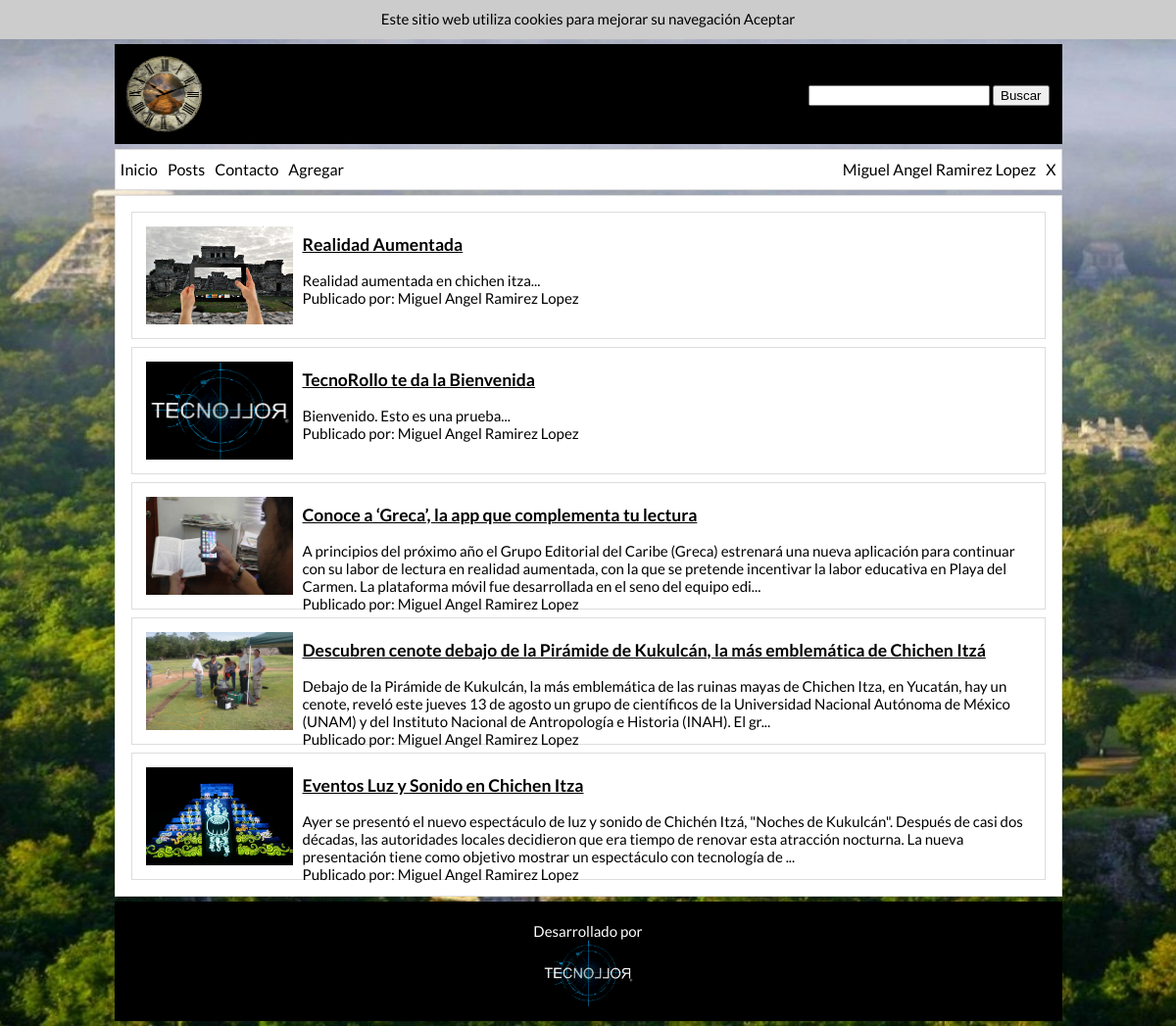
Screenshot of / (signed in) with the database file from the repository.
### tables this page shows
CREATE TABLE IF NOT EXISTS `z_posts` (
  `id` int(11) NOT NULL AUTO_INCREMENT,
  `titulo` varchar(100) NOT NULL,
  `imagen` varchar(100) DEFAULT NULL,
  `mensaje` text NOT NULL,
  `autor` int(11) NOT NULL,
  PRIMARY KEY (`id`)
);

CREATE TABLE IF NOT EXISTS `z_users` (
  `id` int(11) NOT NULL AUTO_INCREMENT,
  `user` varchar(100) NOT NULL,
  `password` varchar(100) NOT NULL,
  PRIMARY KEY (`id`)
);

### conexion.php (called while the page is built, shortened)
<?php
    $hostname_conexion = "db620985971.db.1and1.com";
	$database_conexion = "db620985971";
	$username_conexion = "dbo620985971";
	$password_conexion = "agentemd";
	$conexion = mysql_pconnect($hostname_conexion, $username_conexion, $password_conexion) or trigger_error(mysql_error(),E_USER_ERROR);
	include('inc/funciones.php');
?>

### inc/funciones.php (called while the page is built, shortened)
<?php
if (!function_exists("GetSQLValueString")) {
	function GetSQLValueString($theValue, $theType, $theDefinedValue = "", $theNotDefinedValue = "")
	{
	  $theValue = function_exists("mysql_real_escape_string") ? mysql_real_escape_string($theValue) : mysql_escape_string($theValue);
	  switch ($theType) {
		case "long":
		case "int":
		  $theValue = ($theValue != "") ? intval($theValue) : "NULL";
		  break;
	  }
	  return $theValue;
	}
}
function nombre($iduser){
	 global $database_conexion, $conexion;
	$query_DatosFuncion = sprintf("SELECT user FROM z_users WHERE id=%s",
		GetSQLValueString($iduser, "int"));
	$DatosFuncion = mysql_query($query_DatosFuncion, $conexion) or die(mysql_error());
	$row_DatosFuncion = mysql_fetch_assoc($DatosFuncion);
    return $row_DatosFuncion['user'];
}
?>

### inc/listado.php (the view, shortened to what this page needs)
<?php
    $query_DatosPost = "SELECT * FROM z_posts ORDER BY id DESC";
    $DatosPost = mysql_query($query_DatosPost, $conexion) or die(mysql_error());
    $row_DatosPost = mysql_fetch_assoc($DatosPost);
    $totalRows_DatosPost = mysql_num_rows($DatosPost);
?>
<?php if ($totalRows_DatosPost!=0){?>
<?php do {?>
<div id="listado">
<?php if ($row_DatosPost['imagen'] !=''){?>
<img src="<?php echo "" ?>img/upload/<?php echo $row_DatosPost['imagen'] ?>" width="150" height="100" class="mi_miniatura">
<?php }?>
<a href="<?php echo "" ?>ver_post.php?id=<?php echo $row_DatosPost['id'] ?>"><h3><?php echo $row_DatosPost['titulo'];?></h3></a>
<span><?php $cortar=substr($row_DatosPost['mensaje'], 0, 305)."..."; echo $cortar;?></span><br>
<?php echo "Publicado por: ".nombre($row_DatosPost['autor']);?>
</div>
<?php } while ($row_DatosPost = mysql_fetch_assoc($DatosPost));?>
<?php } else echo 'No hay anuncios';?>

### css/estilos.css (style rules this page uses)
html { background: url(../img/fondo.jpg) no-repeat fixed center transparent ; -webkit-background-size: cover; -moz-background-size: cover; -o-background-size: cover; background-size: cover; }
body { margin:0px; font-size:15px; font-family: 'Lato', sans-serif; }
a { color:#000; }
#listado { height:120px; border:1px solid #ddd; margin:8px; padding:4px; }
.mi_miniatura { padding: 10px; float: left; }

### rows the page displays
z_posts: imagen (picture), titulo "Realidad Aumentada", mensaje "Realidad aumentada en chichen itza...", autor.user "Miguel Angel Ramirez Lopez"
z_posts: imagen (picture), titulo "TecnoRollo te da la Bienvenida", mensaje "Bienvenido. Esto es una prueba...", autor.user "Miguel Angel Ramirez Lopez"
z_posts: imagen (picture), titulo "Conoce a ‘Greca’, la app que complementa tu lectura", mensaje "A principios del próximo año el Grupo Editorial del Caribe (Greca) estrenará una nueva aplicación para continuar con su labor de lectura en realidad aumentada, con la que se pretende incentivar la labor educativa en Playa del Carmen. La plataforma móvil fue desarrollada en el seno del equipo edi...", autor.user "Miguel Angel Ramirez Lopez"
z_posts: imagen (picture), titulo "Descubren cenote debajo de la Pirámide de Kukulcán, la más emblemática de Chichen Itzá", mensaje "Debajo de la Pirámide de Kukulcán, la más emblemática de las ruinas mayas de Chichen Itza, en Yucatán, hay un cenote, reveló este jueves 13 de agosto un grupo de científicos de la Universidad Nacional Autónoma de México (UNAM) y del Instituto Nacional de Antropología e Historia (INAH). El gr...", autor.user "Miguel Angel Ramirez Lopez"
z_posts: imagen (picture), titulo "Eventos Luz y Sonido en Chichen Itza", mensaje "Ayer se presentó el nuevo espectáculo de luz y sonido de Chichén Itzá, \"Noches de Kukulcán\". Después de casi dos décadas, las autoridades locales decidieron que era tiempo de renovar esta atracción nocturna. La nueva presentación tiene como objetivo mostrar un espectáculo con tecnología de ...", autor.user "Miguel Angel Ramirez Lopez"

### other values shown
$_SESSION['nombreuser'] "Miguel Angel Ramirez Lopez"
